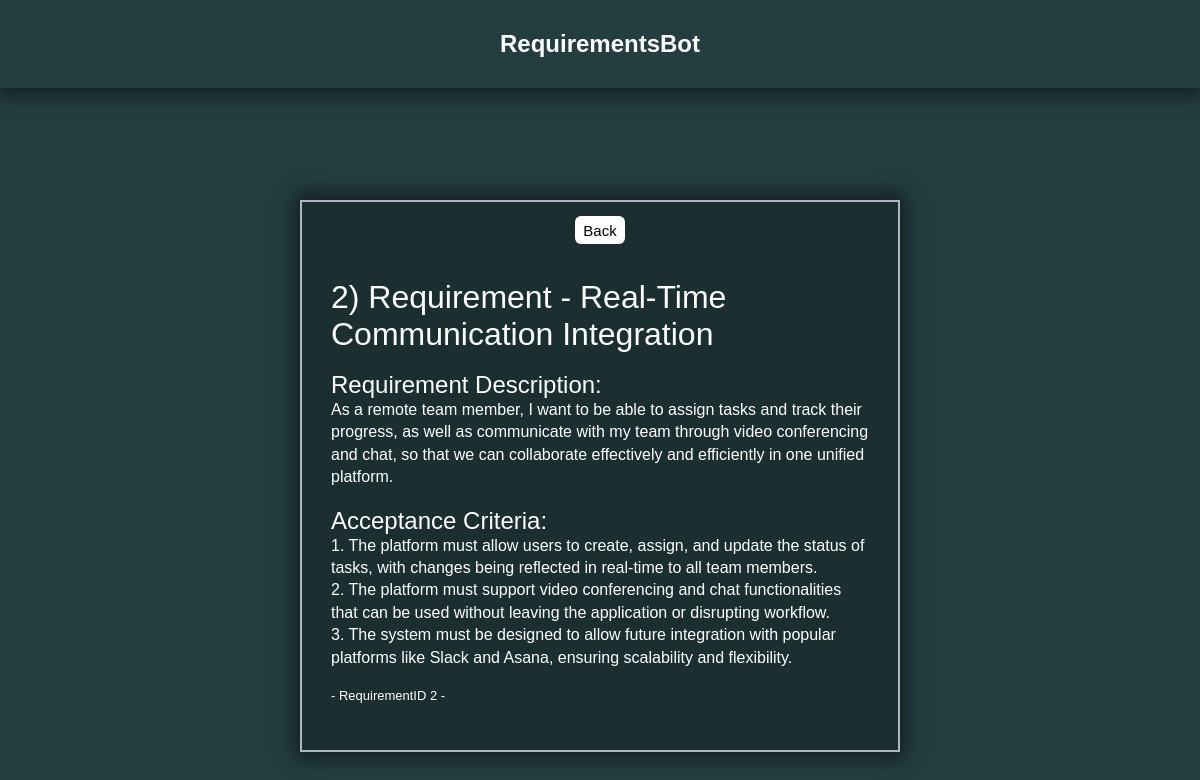
The app's page /requirement/2 with its own data.
### GPTCommunication/models.py (models this page shows, shortened)
class RequirementDetail(models.Model):
    requirementID = models.OneToOneField(RequirementsList, on_delete=models.CASCADE, primary_key=True)
    reqUserStory = models.TextField()
    reqAcceptanceCriteria = models.TextField()

class RequirementsList(models.Model):
    requirementID = models.IntegerField(primary_key=True)
    requirementName = models.CharField(max_length=100)
    requirementDescription = models.TextField()

### GPTCommunication/views.py (the view)
# urls.py: path("requirement/<int:pk>", views.RequirementDisplay.getRequirementsDetail, name="RequirementDetail"),
    def getRequirementsDetail(request, pk):
        requirement = get_object_or_404(RequirementDetail, requirementID=pk)
        return render(request, "GPTCommunication/detailed_requirement.html", {
            "requirement": requirement
        })

### GPTCommunication/templates/GPTCommunication/detailed_requirement.html (shortened to what this page needs)
{% extends "base.html" %}
{% load static %}
{% block css_files %}
 <link rel="stylesheet" href="{% static "GPTCommunication/detailed_requirement.css" %}">
{% endblock css_files %}
{% block content %}
<div id="Layout">
    <div id="BackButtonArea">
        <button id="BackButton"  onclick="location.href='{% url "Requirements"%}';">Back</button>
    </div>
    <div class="Content">
        <div class="UserStoryArea">
            <h1>{{requirement.requirementID.requirementID}}) {{ requirement.requirementID.requirementName }}</h1><br>
            <h2>Requirement Description:</h2>
            <p>{{ requirement.reqUserStory }}</p> <br>
            <h2>Acceptance Criteria:</h2>
            <p>{{ requirement.reqAcceptanceCriteria|linebreaksbr }}</p><br>
            <p id="RequirementIDText">- RequirementID {{ requirement.requirementID.requirementID }} -</p>
        </div>
    </div>
</div>
{% endblock content %}

### static/style.css (style rules this page uses)
* { margin: 0; padding: 0; box-sizing: border-box; font-family: "poppins", sans-serif; font-weight: 500; }
body { background-color: #233d40; }

### GPTCommunication/static/GPTCommunication/detailed_requirement.css (style rules this page uses)
#Layout { border: 2px solid #ADB6C4; box-shadow: rgb(0 0 0 / 60%) 0px 0px 20px 4px; width: 50%; padding: 14px; padding-bottom: 30px; background: #1b2f31; }
.Content { display: flex; justify-content: center; align-items: center; margin-top: 20px; }
.UserStoryArea { padding: 15px; color: white; }
.UserStoryArea p { line-height: 1.4; }
#BackButtonArea { display: flex; justify-content: center; }
#BackButton { width: 50px; min-height: 28px; border: none; border-radius: 6px 6px 6px 6px; background-color: rgb(255, 255, 255); color: #000; font-size: 15px; cursor: pointer; transition: background-color .3s ease-in-out; text-align: center; }
#RequirementIDText { font-size: small; }

### records on screen
RequirementDetail: requirementID.requirementID "2", requirementID.requirementName "Requirement - Real-Time Communication Integration", reqUserStory "As a remote team member, I want to be able to assign tasks and track their progress, as well as communicate with my team through video conferencing and chat, so that we can collaborate effectively and efficiently in one unified platform.", reqAcceptanceCriteria "1. The platform must allow users to create, assign, and update the status of tasks, with changes being reflected in real-time to all team members. 2. The platform must support video conferencing and chat functionalities that can be used without leaving the application or disrupting workflow. 3. The system must be designed to allow future integration with popular platforms like Slack and Asana, ensuring scalability and flexibility."
